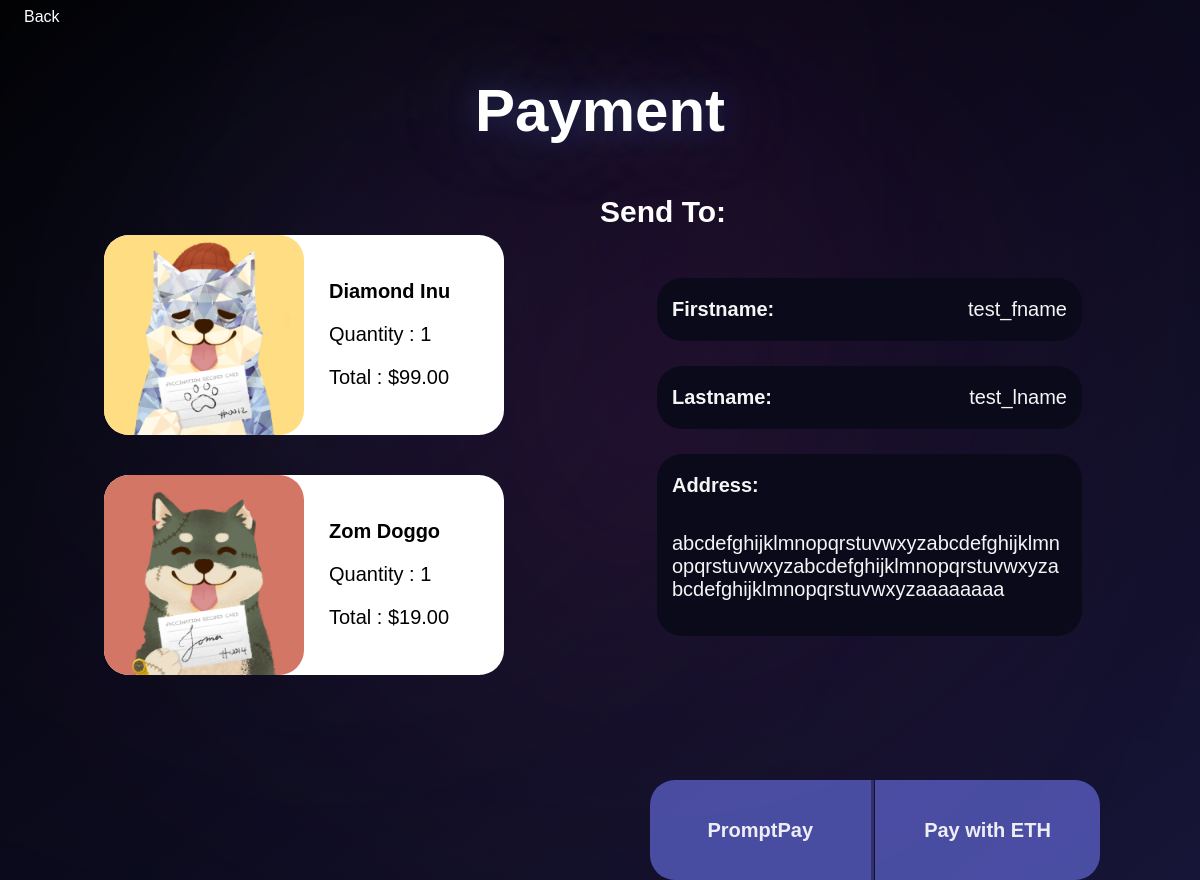
Page /checkout/ (signed in) on the earlier database version.
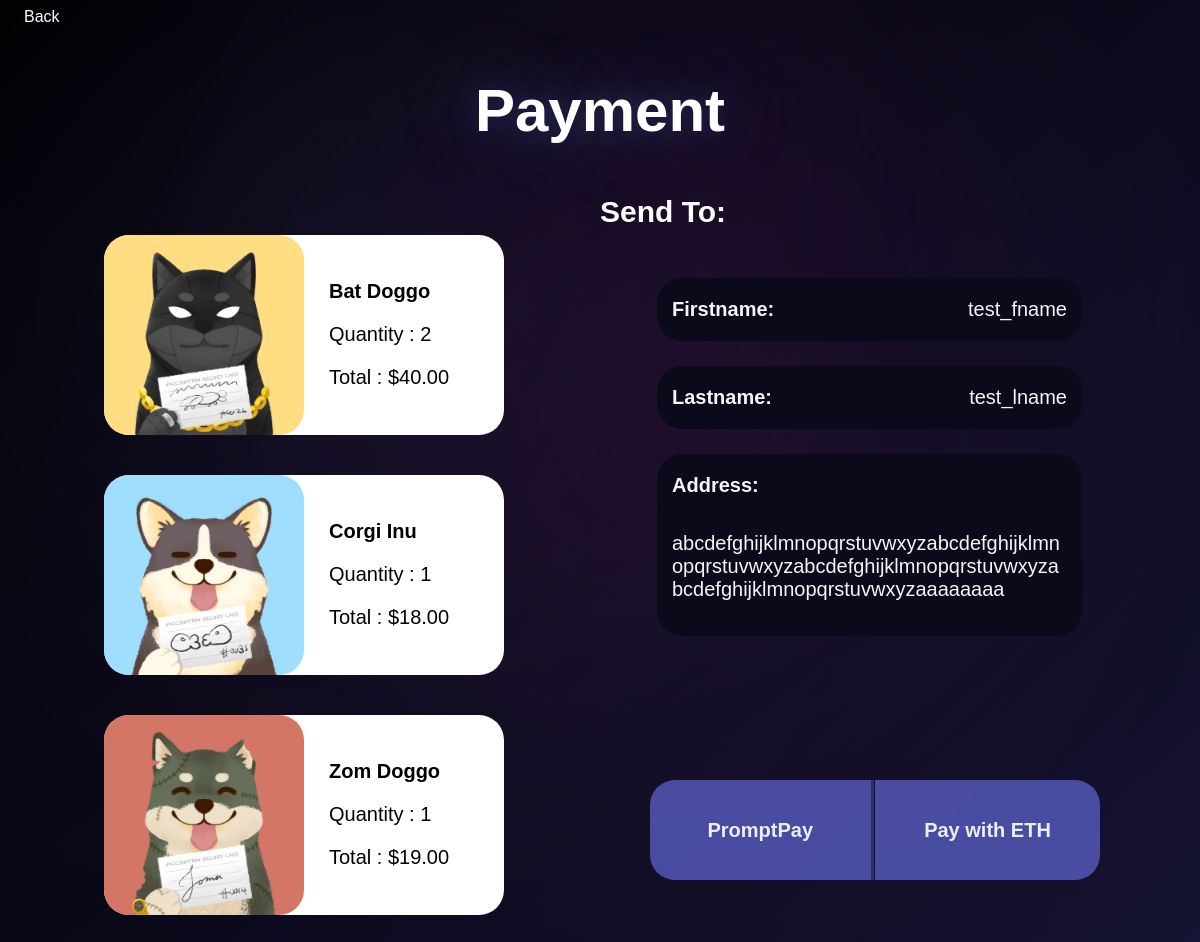
Same page on the later database version.
### app_amonze/models.py (models this page shows, shortened)
class TransactionItem(models.Model):
    item = models.ForeignKey(Item, on_delete=models.SET_NULL, null=True, blank=True)
    transaction = models.ForeignKey(Transaction, on_delete=models.SET_NULL, null=True, blank=True)
    quantity = models.IntegerField(default=0, null=True, blank=True)
    @property
    def get_total(self):
        total = self.item.price * self.quantity
        return total

class Item (models.Model):
    item_id = models.BigAutoField(primary_key=True)
    item_name = models.CharField(max_length=50)
    item_image = models.ImageField(null=True)
    description = models.TextField(default="No description")
    price = models.DecimalField(max_digits=5, decimal_places=2, default=0.00)

### app_amonze/views.py (the view)
# urls.py: path('checkout/', views.checkout, name='checkout'),
@login_required(login_url='login')
def checkout(request):
    if request.user.is_authenticated:
        customer = request.user.customer
        transactions, created = Transaction.objects.get_or_create(
            customer=customer, complete=False)
        items = TransactionItem.objects.filter(transaction=transactions)
        if len(items) == 0:
            return redirect('cart')
    else:
        items = []
        transactions = {'get_cart_total': 0, 'shipping': False}
    context = {'items': items, 'transaction': transactions}
    return render(request, 'checkout.html', context)

### app_amonze/models.py (called while the page is built)
    @property
    def get_cart_total(self):
        transactionitems = self.transactionitem_set.all()
        total = sum([item.get_total for item in transactionitems])
        return total

### app_amonze/templates/checkout.html (shortened to what this page needs)
{% load static %}
<!DOCTYPE html>
<html lang="en">
<head>
</head>
<body>
    <div class="header">
        <div class="header_wrapper">
            <a class="back_button" href="{% url 'cart' %}">Back</a>
        </div>
    </div>
    <div class="checkout_header">
        <h2> Payment </h2>
    </div>
    <div class="checkout_container">
        {% for item in items %}
        <div class="item_wrapper">
            <img class="item_img" src="/media/{{ item.item.item_image }}">
            <div class="item_detail">
                <h3 class="item_name">{{item.item.item_name}}</h3>
                <p class="item_quantity">Quantity : {{item.quantity}}</p>
                <p class="item_total">Total : ${{item.get_total|floatformat:2}}</p>
            </div>
        </div>
        {% endfor %}
    </div>
    <h2 class="address_header">Send To:</h2>
    <div class="res_info">
        <div class="info_container">
            <p class="info_label">Firstname: </p>
            <p class="info">{{user.customer.firstname}}</p>
        </div>
        <div class="info_container">
            <p class="info_label">Lastname: </p>
            <p class="info">{{user.customer.lastname}}</p>
        </div>
        <div class="info_container_address">
            <p class="info_label">Address: </p>
            <p class="address">{{user.customer.address}}</p>
        </div>
    </div>
    <div class="paybox">
        <a class="promptpay" href="{% url 'promptpay' %}">PromptPay</a>
        <a class="eth_pay" href="{% url 'eth_pay' %}">Pay with ETH</a>
    </div>
</body>
</html>

Differences in the rows shown:
no longer on this page (row unchanged): TransactionItem: item.item_image (picture), item.item_name "Diamond Inu", quantity "1", get_total "99.00"
added TransactionItem: item.item_image (picture), item.item_name "Bat Doggo", quantity "2", get_total "40.00"
added TransactionItem: item.item_image (picture), item.item_name "Corgi Inu", quantity "1", get_total "18.00"
